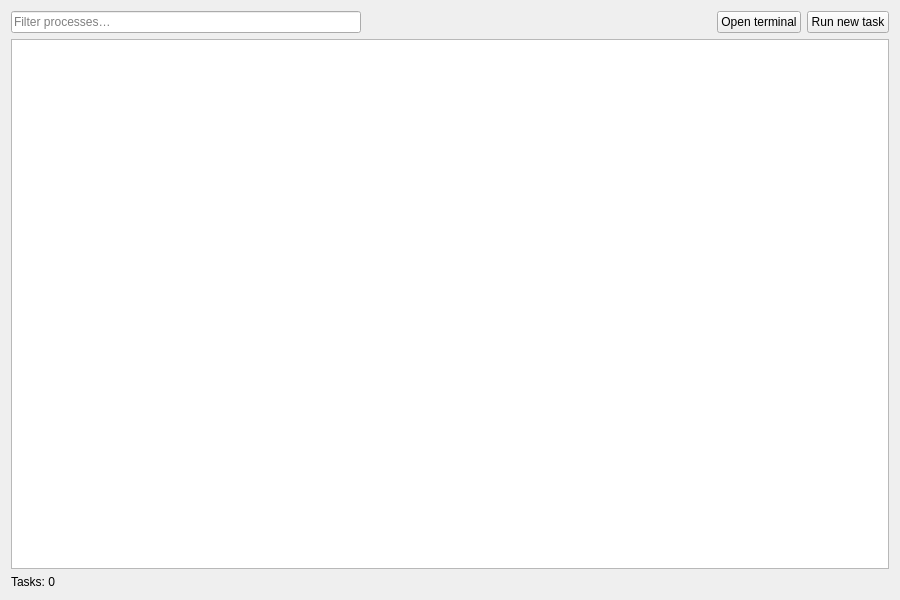
<?xml version="1.0" encoding="UTF-8"?>
<ui version="4.0">
 <class>ProcessesWidget</class>
 <widget class="QWidget" name="ProcessesWidget">
  <property name="geometry">
   <rect>
    <x>0</x>
    <y>0</y>
    <width>900</width>
    <height>600</height>
   </rect>
  </property>
  <layout class="QVBoxLayout" name="verticalLayout">
   <!-- Margins and spacing are applied from UiMetrics in ProcessesWidget -->
   <item>
    <layout class="QHBoxLayout" name="toolbarLayout">
     <item>
      <widget class="QLineEdit" name="searchEdit">
       <property name="placeholderText"><string>Filter processes…</string></property>
       <property name="clearButtonEnabled"><bool>true</bool></property>
      </widget>
     </item>
     <item>
      <spacer name="toolbarSpacer">
       <property name="orientation"><enum>Qt::Horizontal</enum></property>
       <property name="sizeHint" stdset="0">
        <size><width>40</width><height>20</height></size>
       </property>
      </spacer>
     </item>
     <item>
      <widget class="QPushButton" name="openTerminalButton">
       <property name="text"><string>Open terminal</string></property>
      </widget>
     </item>
     <item>
      <widget class="QPushButton" name="runNewTaskButton">
       <property name="text"><string>Run new task</string></property>
      </widget>
     </item>
    </layout>
   </item>
   <item>
    <widget class="QTableView" name="tableView">
     <property name="selectionBehavior">
      <enum>QAbstractItemView::SelectRows</enum>
     </property>
     <property name="alternatingRowColors"><bool>true</bool></property>
     <property name="showGrid"><bool>false</bool></property>
     <property name="sortingEnabled"><bool>true</bool></property>
    </widget>
   </item>
   <item>
    <widget class="QLabel" name="statusLabel">
     <property name="text"><string>Tasks: 0</string></property>
     <property name="alignment"><set>Qt::AlignLeft|Qt::AlignVCenter</set></property>
    </widget>
   </item>
  </layout>
 </widget>
 <resources/>
 <connections/>
</ui>
